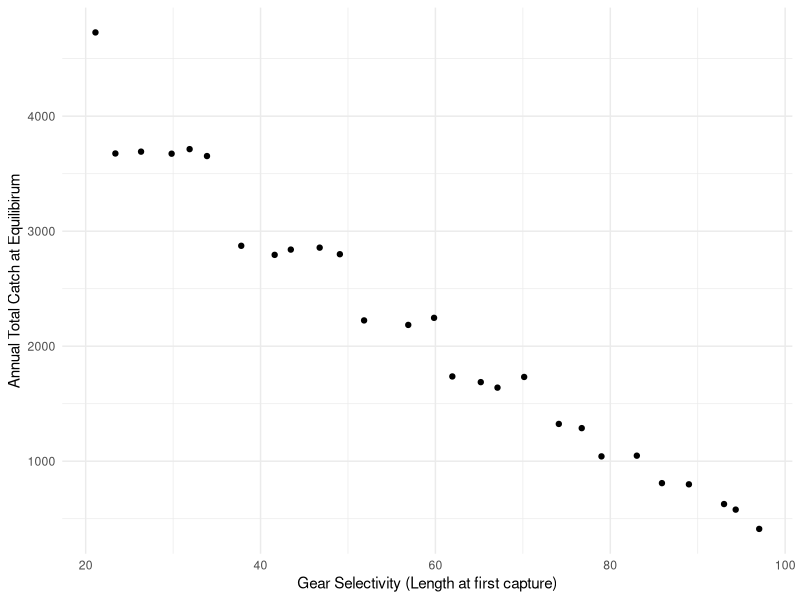
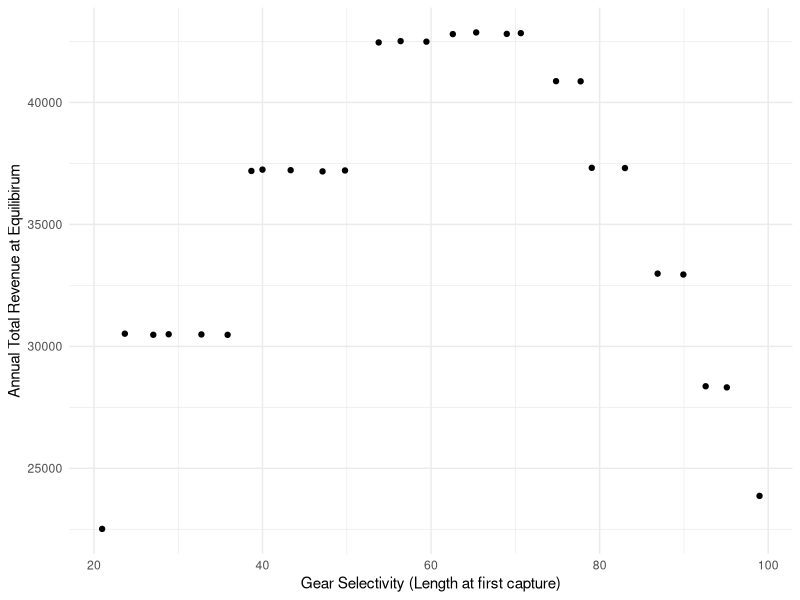
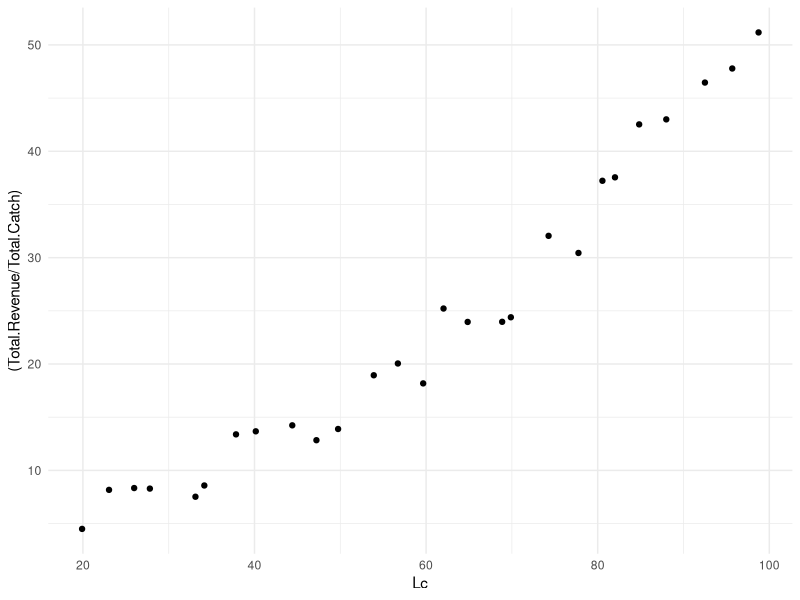
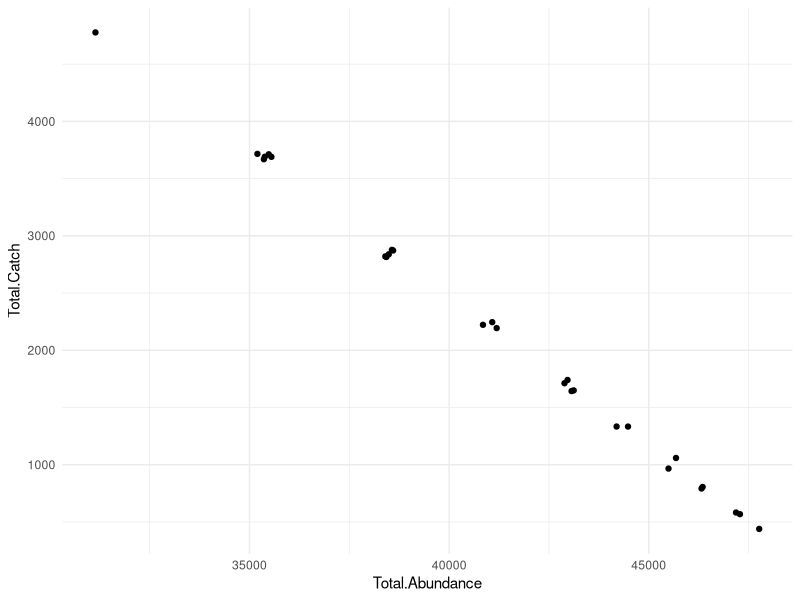

The R source for these figures, in order:
## ---- chunk 1
rm(list=ls())


#Set Model----
NumYears = 50

R0 = 10

## ---- chunk 2
Linf = 122.1
K = 0.172
to = 0.919
  
Wa = 0.024
  
Wb = 2.824
  


#Length (cm) at which a fish is  mature

m = 55


#Natural mortality
M <- 0.258

F <- 0.3125

BHa <- 0.546 #this is made up

BHb <- 0.000089 #this is made up

## ---- chunk 3

#Our max age is 18 years
Age <- seq(1,18,1)

Length <- Linf*(1-exp(-K*(Age-to)))

#Converts lengths (cm) to weight (g)
Weight <- Wa*Length^Wb

#Length at first capture
Lc = seq(20, 100, 3 )

#Maturity
Ma = ifelse(Length < m, 0, 1)

#fecundity - produce about 41 eggs per gram 
#SOURCE: https://www.scribd.com/doc/81002346/Crecimiento-y-Reproduccion-de-corvina
fa <- Weight*41

#Price per USD per kg is dependent on size of fish
Price <- c(0.71,3.25,4.31)
## ---- chunk 4
N_at <- data.frame(matrix(data = NA, ncol = max(Age), nrow = NumYears))
colnames(N_at) = as.character(c(Age))

Recruitment <- vector(length = NumYears)

Catch <- data.frame(matrix(data = NA, ncol = max(Age) + 1, nrow = NumYears))
colnames(Catch) <- as.character(c(Age,'Total'))
                        

Revenue <- data.frame(matrix(data = NA, ncol = 4, nrow = NumYears))
colnames(Revenue) =c('small',
                     'med',
                     'large',
                     'total')


#Scenarios based on length at first capture (Lc)



Results <- data.frame(matrix(data = NA, ncol = max(Age) + 3 , nrow = length(Lc)))
colnames(Results) <- as.character(c('Lc', Age,'Total.Catch','Total.Revenue'))

## ---- chunk 5



#this sets top left
N_at[1,1] = R0


#  Set inital condition in year t = 0 (assumes no fishing)
for (a in 1:17){
 
  N_at[1,a+1] = N_at[1,(a)]*exp(-M)
  
}



#Length (cm) at which a fish is vulnerable to fishing mortality



for (s in 1:length(Lc)) {
  
Va = ifelse(Length < Lc[s], 0, 1)

#Recruitment in year 1
Recruitment[1] = sum(N_at[1,]*fa*Ma)

Catch[1,] = 0

    
    for (t in 2:NumYears) {
      
    N_at[t,1] = Recruitment[t - 1] / (BHa + BHb*Recruitment[t - 1])
    
        for (a in 1:17) {
        
        
        # Introduce fishing as Va*F  
          N_at[t,a+1] = exp(-M - Va[a]*F)*N_at[(t - 1),(a)]
          
          
          
         #Catch by cohort = number of individual age a in year t - indvid. age a captured in year t
          
           Catch[t,a+1] = ((Va[a+1]*F)/(Va[a+1]*F+M))*N_at[(t),(a+1)]*(1 - exp(-M - Va[a+1]*F))
          
           Catch[t,1] = 0
          
        }
    
     Catch$Total[t] = sum(Catch[t,1:18])  
    
     Recruitment[t] = sum(N_at[t,]*fa*Ma)
     
     #Calculate Revenue by commercial class
     
      Revenue[t,1] = sum(Weight[1:2]*Catch[t,1:2]*Price[1]/1000)
      
      Revenue[t,2] = sum(Weight[3:4]*Catch[t,3:4]*Price[2]/1000)
      
      Revenue[t,3] = sum(Weight[5:max(Age)]*Catch[t,5:max(Age)]*Price[3]/1000)
      
      Revenue[t,4] = sum(Revenue[t,1:3])
          
    }

Results[s,1] = Lc[s]

Results[s,2:19] = N_at[NumYears,]

Results[s,20] = Catch$Total[NumYears]

Results[s,21] = Revenue$total[NumYears]

}
## ---- chunk 6
library(ggplot2)

# Lc.Catch = 
  ggplot(Results, aes(x=Lc, y= Total.Catch)) +
              geom_jitter() +
              labs(x="Gear Selectivity (Length at first capture)", y = "Annual Total Catch at Equilibirum" ) +
              theme_minimal()
          
## ---- chunk 7

# 
# Lc.Rev =
  
  ggplot(Results, aes(x=Lc, y= Total.Revenue)) +
              geom_jitter() +
              labs(x="Gear Selectivity (Length at first capture)", y = "Annual Total Revenue at Equilibirum" ) +
              theme_minimal()
          
## ---- chunk 8



ggplot(Results, aes(x=Lc, y= (Total.Revenue/Total.Catch))) +
              geom_jitter() +
              theme_minimal()
          
## ---- chunk 9


Results$Total.Abundance = apply(Results[2:19],1, sum)
   
ggplot(Results, aes(x=Total.Abundance, y= Total.Catch)) +
              geom_jitter() +
              theme_minimal()
          
## ---- chunk 10
# Revenue$Lc = seq(1:length(Revenue$small)) 
# 
# Revbar = gather(Revenue[, c(1:3,5)],'Size.Class' ,'Revenue', 1:3)
# 
# 
# library(ggplot2)
# 
# 
# ggplot(Revbar, aes(x= Lc, y= Revenue, fill =factor(Size.Class ))) +
#   geom_bar(stat="identity",position = "stack")
# 

#
## ---- chunk 11

# df.hist = stack(N_at[NumYears, ])
# 
# barplot(df.hist$values, names.arg = df.hist$ind)
# 
# CatchCurve <- lm(log(values) ~ ind, data = df.hist)
# 
# Z.est = -CatchCurve$coefficients[2]
# 
# print(Z.est)
## ---- chunk 12

#Calculate Revenue by commercial class------

# for (t in 1:NumYears){
# 
#   Revenue[t,1] = sum(Weight[1:2]*Catch[t,1:2]*Price[1])
#   
#   Revenue[t,2] = sum(Weight[3:5]*Catch[t,3:5]*Price[2])
#   
#   Revenue[t,3] = sum(Weight[5:max(Age)]*Catch[t,5:max(Age)]*Price[3])
#   
#   Revenue[t,4] = sum(Revenue[t,1:3])
#   
# }
